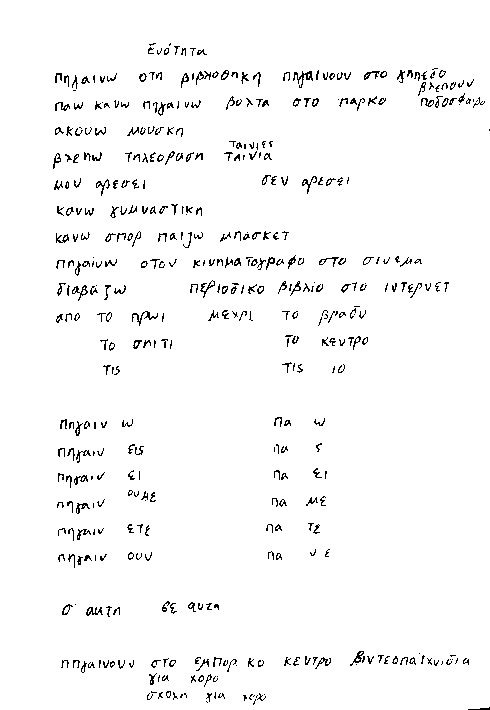
#> input picture Data/Cleansed alphabet data/new/greek 15.jpeg, 490 x 710 px, given in place of Untitled86.jpg, which was not available
$ jupyter execute --allow-errors cropper.ipynb
#> lines starting #> are read from the running program, lines starting #| are printed output that depends on the picture; long printed decimals are rounded; pictures that were not available may be replaced by others from this repository, and a replacement may not be noted
[cell 1]
import numpy as np
import matplotlib.pyplot as plt
from PIL import Image
import os

[cell 2]
def find_lines(frac = 0.4, save=False):
    i, j = 3, -1
    last = 0
    pivot = 0

    global num_lines, sumheigt

    chist = np.convolve(hhist, np.ones(hwindow)/hwindow, mode='same')

    interval = 5

    while i < chist.size:
        if j == -1 and chist[i] < interval:
            last = i

        if chist[i] >= interval:
            j = i + 1

            if save:
                print(last, j, chist[j])

            while j < chist.size - 1 and chist[j] >= interval:
                j += 1

            if save:
                print(last, j)

            if (j - last) * num_lines >= frac * sumheigt:

                mn = min(chist[max(i-30, 0):i])
                cl = last
                while cl > pivot and cl >= mn:
                    cl -= 1

                last = (4*last + 2*cl) // 6

                mn = min(chist[j:j+30])
                while j < chist.size - 1 and (mn < chist[j + 1]):
                    j += 1

                pivot = j
                num_lines += 1
                sumheigt += j - last
                if save:
                    hlines.append([last, j])
                    print(last, j, "<-")
                last = j
                i = j
                j = -1
        i += 1
        pass
    pass

[cell 3]
def find_letters(frac=0.3, save=False):

    global num_letters, sumwidth

    for x, y in hlines:
        vlines = []
        vhist = np.sum(data[x:y + 1, :], axis=0)

        vhist = np.convolve(vhist, np.ones(vwindow)/vwindow, mode='same')

        i, j = 3, -1
        last = 0
        pivot = 0

        if save and x < 100:
            plt.plot(vhist)

        interval = 1

        while i < vhist.size - 5:
            if j == -1 and vhist[i] < interval:
                last = i

            if np.mean(vhist[i:i+5]) >= interval:
                j = i + 1

                while j < vhist.size - 1 and np.mean(vhist[j:j+5]) > interval:
                    j += 1

                if (not save) or (j - last) * num_letters >= frac / 2 * sumwidth:

                    mn = min(vhist[max(0, i-20):i])
                    cl = last
                    while cl > pivot and cl >= mn:
                        cl -= 1
                    last = (4*last + 2*cl) // 6

                    mn = min(vhist[j:j+20])

                    while j < vhist.size - 1 and (sum(vhist[j:j+3])>4*mn) and (sum(vhist[j:j+1]) > 0
                                                                               or (save and (j - last) * num_letters < 0.4 * sumwidth)):
                        j += 1

                    num_letters += 1
                    sumwidth += j - last
                    if save:
                        vlines.append([last, j])
                    last = j
                    i = j
                    pivot = j
                    j = -1
                else :
                    i += int(frac / 3 * sumwidth / num_letters)

            i += 1

        if save:
            chunks.append(vlines)

[cell 4]
data_folder = 'Cleansed alphabet data/new/'
name = 'Untitled86.jpg'
img = Image.open(data_folder + name)
#> img is the input picture: PIL image 490x710 L; min 0, max 255, mean 247.4
img.load()
data = np.asarray(img, dtype="int32")
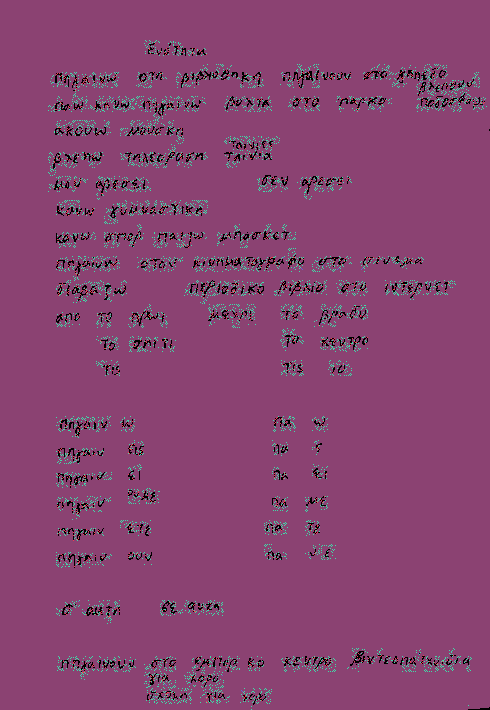
#> data: shape (710, 490) int32; 6 distinct labels, from 0 to 255; one colour per label, 0 black

[cell 5]
data.shape
#> Out = (710, 490)

[cell 6]
if len(data.shape) == 3:
    data = np.mean(data, axis=-1)

[cell 7]
data = 1 - data/255.0
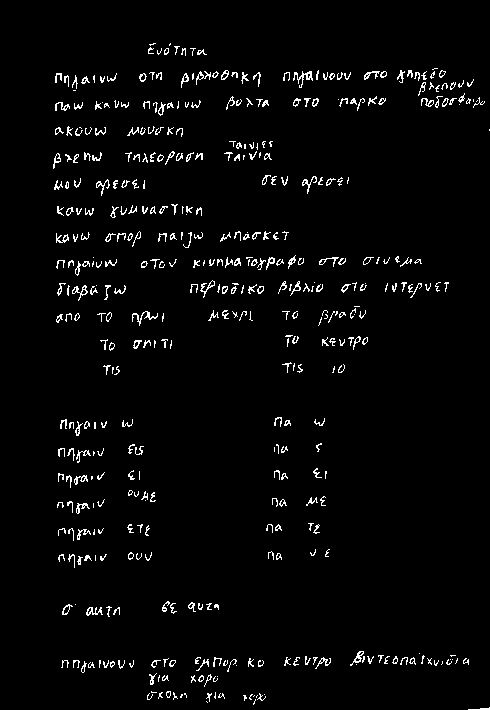
#> data: shape (710, 490) float64; min 0, max 1, mean 0.0299

[cell 8]
hhist = np.sum(data, axis=1)
#> hhist = 710 values, max 115.1 at index 76, min 0 at index 0, mean 14.66
hhist.shape
#> Out = (710,)

[cell 9]
hwindow = 20
vwindow = 8

chist = np.convolve(hhist, np.ones(hwindow)/hwindow, mode='same')
#> chist = 710 values, max 57.63 at index 80, min 0 at index 0, mean 14.63

plt.plot(chist)
plt.show()
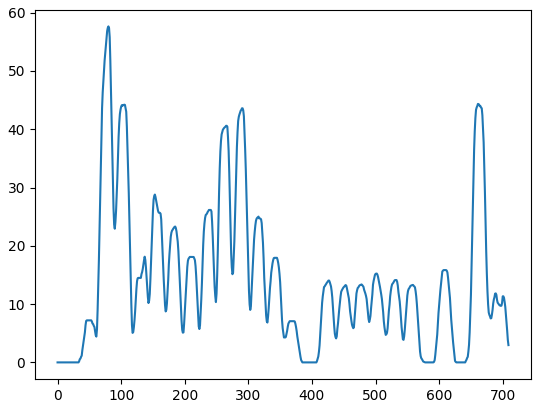
#> figure drawn by matplotlib, 1 panel; curve peaks at x = 80, y = 57.63

[cell 10]
hlines = []
chunks = []


sumheigt = 0
sumwidth = 0
num_letters = 0
num_lines = 0


find_lines(0.3)
#> the loop in find_lines, `while i < chist.size:` made 170 passes
#> after the loop in find_lines, `while i < chist.size:`: cl = 633; hlines = []; i = 710; j = -1; mn = 2.97; num_lines = 5; pivot = 708; sumheigt = 651
find_lines(0.3, True)
#> the loop in find_lines (call 2), `while i < chist.size:` made 187 passes
#> (num_lines, sumheigt) on pass 60: (6, 1007)
#| 42 44 6.361
#| 42 45 7.111
#| 42 46 7.213
#| 42 47 7.213
#| 42 48 7.213
#| 42 49 7.213
#| 42 50 7.213
#| 42 51 7.212
#> (further printed lines are left out)

find_letters(0.3)
#> the loop in find_letters, `for x, y in hlines:` made 4 passes
#> (x, y) on passes 1 to 4: (28, 384), (403, 543), (544, 633), (642, 708)
#> after the loop in find_letters, `for x, y in hlines:`: chunks = []; cl = 476; mn = 0.75; num_letters = 16; sumwidth = 1380
find_letters(0.3)
#> the loop in find_letters (call 2), `for x, y in hlines:` made 4 passes

print('avg width: ', sumwidth / num_letters)
#| avg width:  86.25
print('avg height: ', sumheigt / num_lines)
#| avg height:  144.667

find_letters(0.3, True)
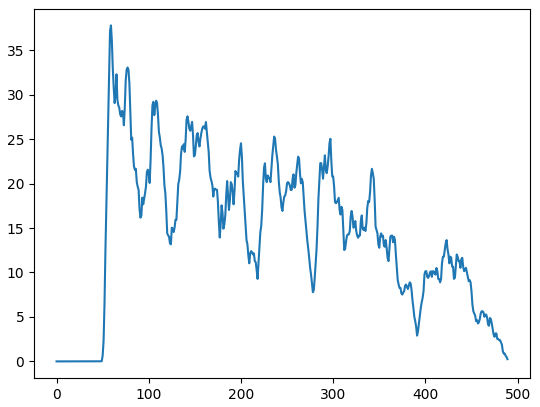
#> figure drawn by matplotlib, 1 panel; curve peaks at x = 59, y = 37.8

[cell 11]
plt.show()

[cell 12]
def crop(image, i, j):
    box = [chunks[i][j][0], hlines[i][0], chunks[i][j][1], hlines[i][1]]
    return image.crop(box)

[cell 13]
x, y = 8, 1
#> (the rest of this cell did not finish here and is left out)

[cell 14]
folder = name.split('.')[0]
path = data_folder + folder
print(folder)
os.mkdir(path)

for i in range(len(hlines)):
    for j in range(len(chunks[i])):
        image = crop(img, i, j)
        image.save('{}/{}_{}_{}.png'.format(path, folder, i, j))
#> this loop made 4 passes
#> pass 1, `image.save('{}/{}_{}_{}.png'.format(path, folder, i, j))`:
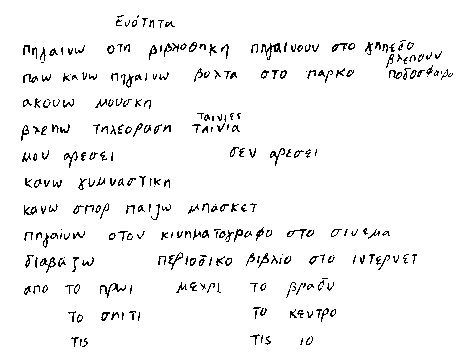
#> saved as Untitled86_0_0.png: PIL image 456x356 L; min 0, max 255, mean 243.8
#> pass 2, `image.save('{}/{}_{}_{}.png'.format(path, folder, i, j))`:
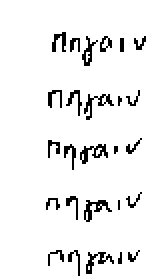
#> saved as Untitled86_1_0.png: PIL image 82x140 L (shown 2 times larger); min 0, max 255, mean 239.5
#> pass 2, `image.save('{}/{}_{}_{}.png'.format(path, folder, i, j))`:
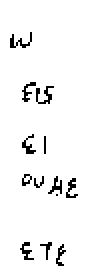
#> saved as Untitled86_1_1.png: PIL image 47x140 L (shown 2 times larger); min 0, max 255, mean 244.2
#> pass 2, `image.save('{}/{}_{}_{}.png'.format(path, folder, i, j))`:
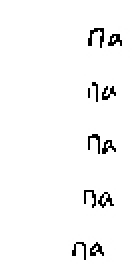
#> saved as Untitled86_1_2.png: PIL image 70x140 L (shown 2 times larger); min 0, max 255, mean 248.7
#> after the loop:
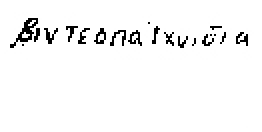
#> image: PIL image 131x66 L (shown 2 times larger); min 0, max 255, mean 245.9

[cell 15]
def process_image(name):
    global sumheigt, sumwidth, hlines, img, chunks
    global num_letters, num_lines, hhist, data
    global hwindow, vwindow


    img = Image.open(name)
    img.load()
    data = np.asarray(img, dtype="int32")
    if len(data.shape) == 3:
        data = np.mean(data, axis=-1)
    data = 1 - data/255.0
    hhist = np.sum(data, axis=1)

    hwindow = 20
    vwindow = 8

    hlines = []
    chunks = []


    sumheigt = 0
    sumwidth = 0
    num_letters = 0
    num_lines = 0

    find_lines(0.3)
    find_lines(0.3, True)

    find_letters(0.3)
    find_letters(0.3)

    print('avg width: ', sumwidth / num_letters)
    print('avg height: ', sumheigt / num_lines)

    find_letters(0.3, True)

[cell 16]
import os
names = os.listdir(data_folder)
#> names = ['Untitled86', 'greek 15.jpeg', 'greek 18.jpeg', 'greek 2.jpeg', 'greek 4.jpeg']

for name in names[2:]:

    folder = name.split('.')[0]
#> folder = 'greek 18'
    path = data_folder + folder
#> path = 'Cleansed alphabet data/new/greek 18'
    if os.path.isdir(path) or (not name[:3] == 'Unt') or name[-4:]!='.jpg':
        continue
    os.mkdir(path)

    process_image(data_folder + name)

    for i in range(len(hlines)):
        for j in range(len(chunks[i])):
            image = crop(img, i, j)
            image.save('{}/{}_{}_{}.png'.format(path, folder, i, j))
